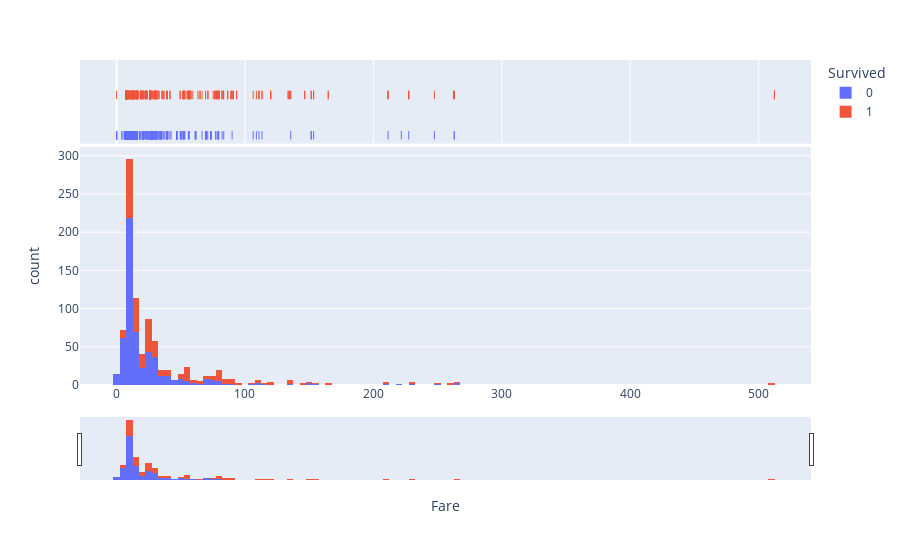

Notebook code for this chart:
### Code cell
fig = px.histogram(
    df_train,
    x=fare,
    color=survived,
    marginal="rug", 
    nbins=200,
    hover_data=df_train.columns,
)
fig.update_layout(
    go.Layout(
        xaxis = dict(
            rangeslider = {'visible': True},
        ),
    )
)
plotly.offline.iplot(fig)

### Figure 1 — Plotly figure (JSON) as saved in the notebook; plotly's stock layout.template omitted (floating-point values rounded to 4 significant figures; data arrays with more than 128 entries replaced by an {"elided": "..."} marker saying what was removed)
{"data": [{"alignmentgroup": "True", "bingroup": "x", "hovertemplate": "Survived=0<br>Fare=%{x}<br>count=%{y}<extra></extra>", "legendgroup": "0", "marker": {"color": "#636efa"}, "name": "0", "nbinsx": 200, "offsetgroup": "0", "orientation": "v", "showlegend": true, "type": "histogram", "x": {"elided": "549 float values"}, "xaxis": "x", "yaxis": "y"}, {"alignmentgroup": "True", "boxpoints": "all", "customdata": {"elided": "549x12 mixed values"}, "fillcolor": "rgba(255,255,255,0)", "hoveron": "points", "hovertemplate": "Survived=%{customdata[1]}<br>Fare=%{customdata[9]}<br>PassengerId=%{customdata[0]}<br>Pclass=%{customdata[2]}<br>Name=%{customdata[3]}<br>Sex=%{customdata[4]}<br>Age=%{customdata[5]}<br>SibSp=%{customdata[6]}<br>Parch=%{customdata[7]}<br>Ticket=%{customdata[8]}<br>Cabin=%{customdata[10]}<br>Embarked=%{customdata[11]}<extra></extra>", "jitter": 0, "legendgroup": "0", "line": {"color": "rgba(255,255,255,0)"}, "marker": {"color": "#636efa", "symbol": "line-ns-open"}, "name": "0", "offsetgroup": "0", "showlegend": false, "type": "box", "x": {"elided": "549 float values"}, "xaxis": "x2", "yaxis": "y2"}, {"alignmentgroup": "True", "bingroup": "x", "hovertemplate": "Survived=1<br>Fare=%{x}<br>count=%{y}<extra></extra>", "legendgroup": "1", "marker": {"color": "#EF553B"}, "name": "1", "nbinsx": 200, "offsetgroup": "1", "orientation": "v", "showlegend": true, "type": "histogram", "x": {"elided": "342 float values"}, "xaxis": "x", "yaxis": "y"}, {"alignmentgroup": "True", "boxpoints": "all", "customdata": {"elided": "342x12 mixed values"}, "fillcolor": "rgba(255,255,255,0)", "hoveron": "points", "hovertemplate": "Survived=%{customdata[1]}<br>Fare=%{customdata[9]}<br>PassengerId=%{customdata[0]}<br>Pclass=%{customdata[2]}<br>Name=%{customdata[3]}<br>Sex=%{customdata[4]}<br>Age=%{customdata[5]}<br>SibSp=%{customdata[6]}<br>Parch=%{customdata[7]}<br>Ticket=%{customdata[8]}<br>Cabin=%{customdata[10]}<br>Embarked=%{customdata[11]}<extra></extra>", "jitter": 0, "legendgroup": "1", "line": {"color": "rgba(255,255,255,0)"}, "marker": {"color": "#EF553B", "symbol": "line-ns-open"}, "name": "1", "offsetgroup": "1", "showlegend": false, "type": "box", "x": {"elided": "342 float values"}, "xaxis": "x2", "yaxis": "y2"}], "layout": {"autosize": true, "barmode": "relative", "legend": {"title": {"text": "Survived"}, "tracegroupgap": 0}, "margin": {"t": 60}, "xaxis": {"anchor": "y", "autorange": true, "domain": [0, 1], "range": [-28.46, 540.8], "rangeslider": {"autorange": true, "range": [-28.46, 540.8], "visible": true, "yaxis": {"_template": null, "rangemode": "match"}}, "title": {"text": "Fare"}, "type": "linear"}, "xaxis2": {"anchor": "y2", "autorange": true, "domain": [0, 1], "matches": "x", "range": [-28.46, 540.8], "showgrid": true, "showticklabels": false, "type": "linear"}, "yaxis": {"anchor": "x", "autorange": true, "domain": [0, 0.7326], "range": [0, 311.6], "title": {"text": "count"}}, "yaxis2": {"anchor": "x2", "autorange": true, "domain": [0.7426, 1], "matches": "y2", "range": [-0.6063, 1.5], "showgrid": false, "showline": false, "showticklabels": false, "ticks": "", "type": "linear"}}}
